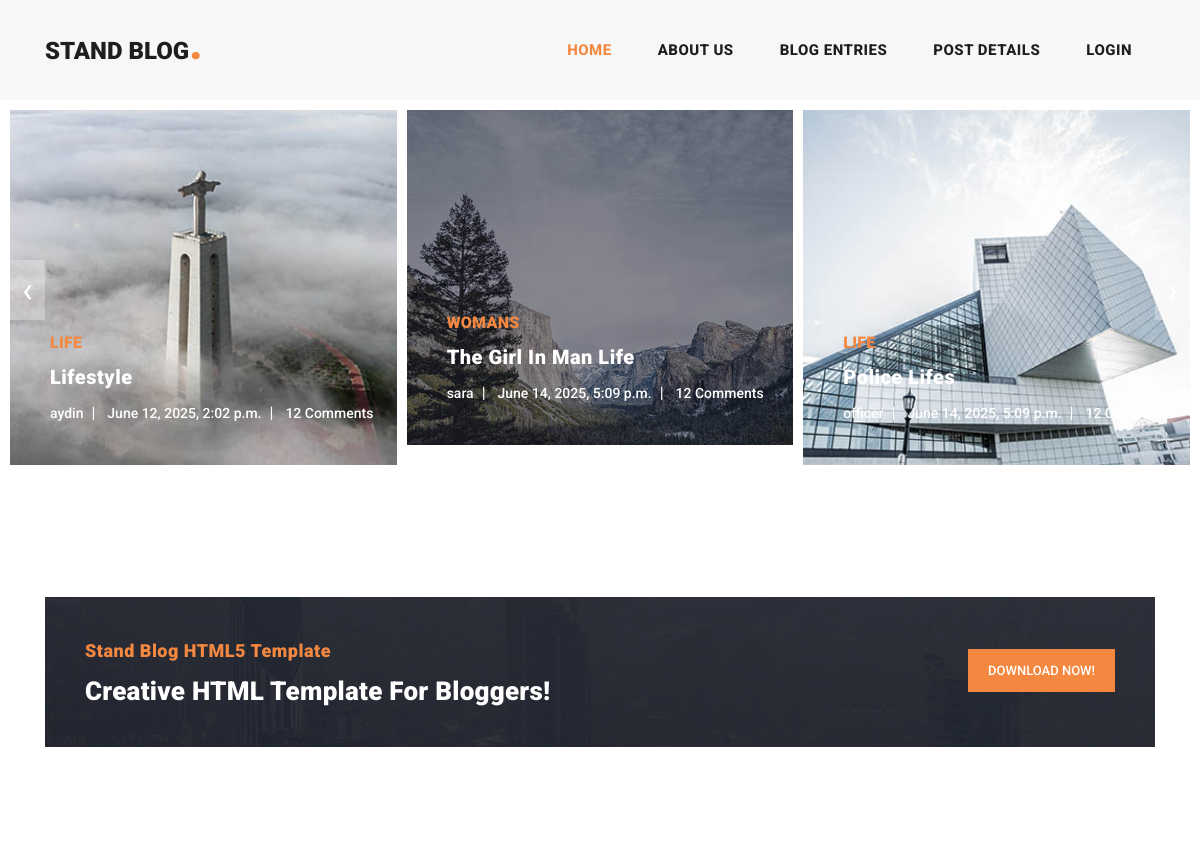
Before: / (upper part) with the older database file.
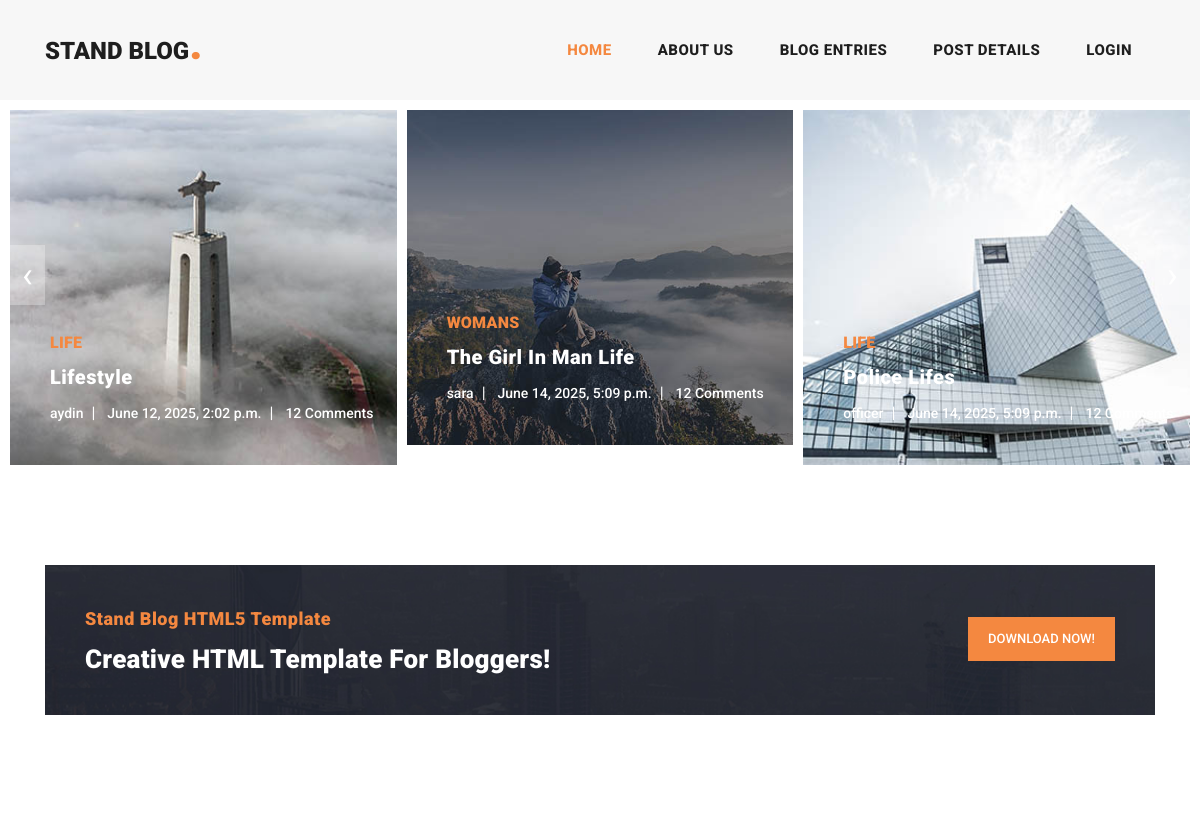
After: the same page with the newer database file.
### Post/models.py (models this page shows, shortened)
class Article(models.Model):
    auther = models.ForeignKey(User, on_delete=models.CASCADE, )
    title = models.CharField(max_length=100, unique=True, help_text="enter the article title")
    category = models.ManyToManyField(Categorys)
    body = models.TextField()
    image = models.ImageField(upload_to="images/article")
    created = models.DateTimeField(auto_now_add=True)
    Updated = models.DateTimeField(auto_now=True)

class Categorys(models.Model):
    title = models.CharField(max_length=50)

### Home/views.py (the view)
# urls.py: path('', views.home ,name="home"),
def home(request):
    articles = Article.objects.all()
    return render(request, "Home_app/index.html", {'articles': articles})

### Home/templates/Home_app/index.html (shortened to what this page needs)
{% load static %}
<!DOCTYPE html>
<html lang="en">
  <head>
    {% include "includes/header_Links.html" %}
  </head>
  <body>
    {% include "includes/header.html" %}
    {% include "includes/header_content.html" %}
    {% include "includes/header_end_content.html" %}
  </body>
</html>

### Home/templates/includes/header_content.html
{% load static %}
    <div class="main-banner header-text">
      <div class="container-fluid">
        <div class="owl-banner owl-carousel">
            {% for article in articles %}
                <div class="item">
                    <img src="{{ article.image.url }}" alt="{{ article.title }}">
                    <div class="item-content">
                        <div class="main-content">
                            <div class="meta-category">
                                <span>{{ article.category.first.title }}</span>
                            </div>
                            <a href="{% url 'Post_details' article.id %}"><h4>{{ article.title }}</h4></a>
                            <ul class="post-info">
                                <li><a href="#">{{ article.auther }}</a></li>
                                <li><a href="#">{{ article.created }}</a></li>
                                <li><a href="#">12 Comments</a></li>
                            </ul>
                        </div>
                    </div>
                </div>
            {% endfor %}
        </div>
      </div>
    </div>

Changed rows visible on the page:
changed Article "The Girl In Man Life": image: a different picture
